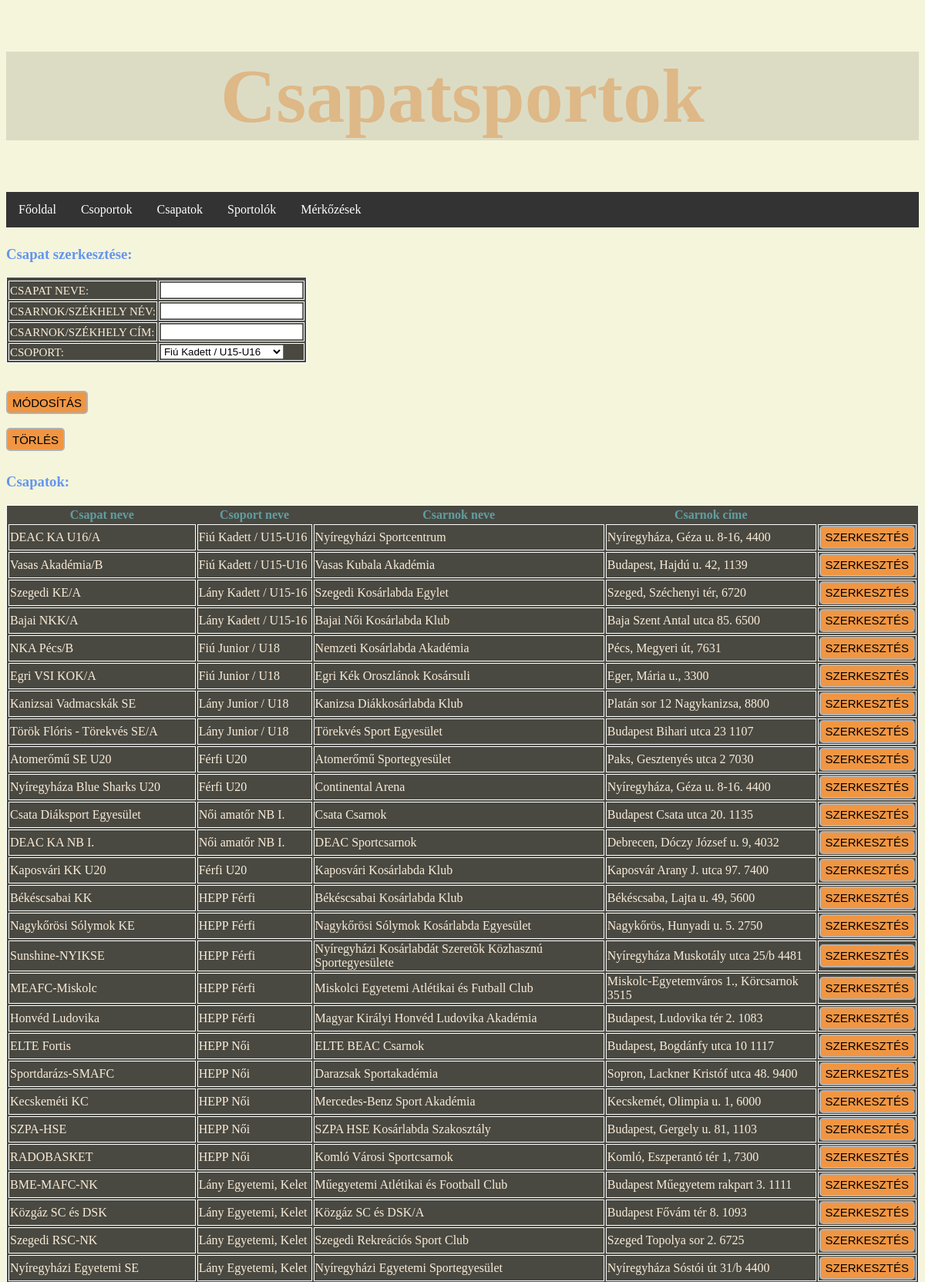
/index/csapatotszerkeszt.php (upper part), run on the app's committed database.
### tables this page shows
CREATE TABLE `csapat` (
  `csapatID` int(5) NOT NULL,
  `csapatnév` varchar(60) NOT NULL,
  `csoportID` int(5) NOT NULL,
  `csarnoknév` varchar(60) NOT NULL,
  `csarnokcím` varchar(60) NOT NULL
);

CREATE TABLE `csoport` (
  `csoportID` int(5) NOT NULL,
  `csoportnév` varchar(60) NOT NULL,
  `korosztály` varchar(60) NOT NULL,
  `nem` varchar(1) NOT NULL
);

### index/db_fuggvenyek.php (called while the page is built, shortened)
<?php
function csapatsportok_csatlakozas() {
    $conn = mysqli_connect("localhost", "root", "")
			or die("Csatlakozási hiba");
    mysqli_query($conn, 'SET NAMES UTF-8');
    mysqli_query($conn, 'SET character_set_results=utf8');
    mysqli_set_charset($conn, 'utf8');
    return $conn;
}
function csapatlistatLeker() {
    if ( !($conn = csapatsportok_csatlakozas()) ) {
        return false;
    }
	$result = mysqli_query( $conn,"SELECT csapatID, csapatnév, csoportnév, csarnoknév, csarnokcím FROM csapat, csoport WHERE csapat.csoportID=csoport.csoportID");
	return $result;
}
function csoportokatLeker() {
    if ( !($conn = csapatsportok_csatlakozas()) ) {
        return false;
    }
    $result = mysqli_query( $conn,"SELECT csoportID, csoportnév, korosztály FROM csoport");
    return $result;
}
function csapat_leker($csapatID){
    if ( !($conn = csapatsportok_csatlakozas()) ) {
        return false;
    }
    $stmt = mysqli_prepare( $conn,"SELECT csapatID, csapatnév, csarnoknév, csarnokcím, csapat.csoportID from csapat, csoport where csapatID = ? and csapat.csoportID = csoport.csoportID");
    mysqli_stmt_bind_param($stmt, "d",$csapatID);
    $sikeres = mysqli_stmt_execute($stmt);
    mysqli_stmt_bind_result($stmt, $csapatID, $csapatnev, $csarnoknev, $csarnokcim, $csoportID);
    $eredmeny=array();
    $eredmeny["csapatID"]=$csapatID;
    $eredmeny["csapatnev"]=$csapatnev;
    $eredmeny["csarnoknev"]=$csarnoknev;
    $eredmeny["csarnokcim"]=$csarnokcim;
    $eredmeny["csoportID"]=$csoportID;
    return $eredmeny;
}
?>

### index/csapatotszerkeszt.php (the view, shortened to what this page needs)
<?php
include_once 'db_fuggvenyek.php';
?>
<!DOCTYPE html>
<html lang="hu">
<head>
    <link rel="stylesheet" href="mystyle.css?v=<?php echo time(); ?>">
</head>
<body>
<h1>Csapatsportok</h1>
<ul>
    <li><a class="active" href="./index.php">Főoldal</a></li>
    <li><a href="./csop.php">Csoportok</a></li>
    <li><a href="./csap.php">Csapatok</a></li>
    <li><a href="./spo.php">Sportolók</a></li>
    <li><a href="./merk.php">Mérkőzések</a></li>
</ul>
<div class="row">
    <div class="column">
        <h3>Csapat szerkesztése:</h3>
        <?php
        $v_csapatID = $_POST["csapatID"];
        $v_csapatID = htmlspecialchars($v_csapatID);
        $csapatadatai = csapat_leker($v_csapatID);
        ?>
        <form method = "POST" action="csapatmodositas.php" accept-charset="utf-8">
            <table border="1">
                <tr>
                    <?php
                        echo '<input class="forminput" type="hidden" name="csapatID" value="'.$v_csapatID.'" />'
                        ?><tr>
                    <td><label class="formlabel">Csapat neve:</label></td>
                    <td><?php
                        echo '<input pattern=".{5,60}" required title="A csapat neve minimum 5, maximum 60 karakterből állhat!" class="forminput" type="text" name="csapatnev" value="'.$csapatadatai["csapatnev"].'" />'
                        ?></td>
                </tr><tr>
                    <td><label class="formlabel">Csarnok/székhely név:</label></td>
                    <td><?php
                        echo '<input pattern=".{5,60}" required title="A csarnok/székhely neve minimum 5, maximum 60 karakterből állhat!" class="forminput" type="text" name="csarnoknev" value="'.$csapatadatai["csarnoknev"].'" />'
                        ?></td>
                </tr><tr>
                    <td><label class="formlabel">Csarnok/székhely cím:</label></td>
                    <td><?php
                        echo '<input pattern=".{5,60}" required title="A csarnok/székhely címe minimum 5, maximum 60 karakterből állhat!" class="forminput" type="text" name="csarnokcim" value="'.$csapatadatai["csarnokcim"].'" />'
                        ?></td>
                </tr><tr>
                    <td><label class="formlabel">Csoport:</label></td>
                    <td><select name="csoportID">
                            <?php
                            $csapatok = csoportokatLeker();
                            if(mysqli_num_rows($csapatok)>0){
                                while($egySor = mysqli_fetch_assoc($csapatok)){
                                    if($csapatadatai["csoportID"] == $egySor["csoportID"]){
                                        echo '<option value="'.$egySor["csoportID"].'" selected>'.$egySor["csoportnév"].'</option>';
                                    }else{
                                        echo'<option value="'.$egySor["csoportID"].'">'.$egySor["csoportnév"].'</option>';
                                    }
                                }
                            }
                            ?>
                        </select></td>
                </tr>
            </table>
            <br/>
            <br/>
            <input class="forminput" type="submit" value="Módosítás">
        </form>
        <br/>
        <form method = "POST" action="csapattorles.php" accept-charset="utf-8">
            <input class="forminput" type="submit" value="Törlés">
        </form>
    </div>
    <div class="column">
        <div>
            <h3>Csapatok:</h3>
            <table>
                <tr>
                    <th>Csapat neve</th>
                    <th>Csoport neve</th>
                    <th>Csarnok neve</th>
                    <th>Csarnok címe</th>
                </tr>
                <?php
                $csapatok = csapatlistatLeker();
                while( $egySor = mysqli_fetch_assoc($csapatok) ) {
                    echo '<form action="csapatotszerkeszt.php" method="POST">';
                    echo '<tr>';
                    echo '<td>'. $egySor["csapatnév"] .'</td>';
                    echo '<td>'. $egySor["csoportnév"] .'</td>';
                    echo '<td>'. $egySor["csarnoknév"] .'</td>';
                    echo '<td>'. $egySor["csarnokcím"] .'</td>';
                    echo '<td><input type="submit" value="Szerkesztés"></td>';
                    echo '</tr>';
                    echo '</form>';
                }
                ?>
            </table>
        </div>
    </div>
</div>
</body>
</html>

### index/mystyle.css (style rules this page uses)
* { box-sizing: border-box; }
.row { margin-left:-5px; margin-right:-5px; }
.column { overflow-x: auto; max-width: 100%; float: left; padding: 5px; }
.row::after { content: ""; clear: both; display: table; }
body { background: beige url("./basketball.png") no-repeat center center fixed; -webkit-background-size: cover; -moz-background-size: cover; -o-background-size: cover; background-size: cover; }
label { text-transform: uppercase; font-size: 15px; line-height: 80%; color: antiquewhite; }
select { width: auto; }
input[type=submit] { height: 30px; background: rgb(240, 150, 67); border: 2px solid #b1b0b0; cursor: pointer; border-radius: 5px; text-transform: uppercase; font-size: 15px; }
h1 { text-align: center; background-color: rgba(1,2,6,10%); color: burlywood; font-size: 100px; }
th { text-align: center; color: cadetblue; }
tr { color: antiquewhite; }
h3 { color: cornflowerblue; }
ul { list-style-type: none; margin: 0; padding: 0; overflow: hidden; background-color: #333; }
li { float: left; }
li a { display: block; color: white; text-align: center; padding: 14px 16px; text-decoration: none; }
table { background-color: rgba(1,1,1,70%); border: solid 1px #fff; }
table td { border-left: 1px solid #fff; border-right: 1px solid #fff; border-bottom: 1px solid #fff; border-top: 1px solid #fff; width: auto; }

### data on the page
csapat: csapatnév "DEAC KA U16/A", csoportID.csoportnév "Fiú Kadett / U15-U16", csarnoknév "Nyíregyházi Sportcentrum", csarnokcím "Nyíregyháza, Géza u. 8-16, 4400"
csapat: csapatnév "Vasas Akadémia/B", csoportID.csoportnév "Fiú Kadett / U15-U16", csarnoknév "Vasas Kubala Akadémia", csarnokcím "Budapest, Hajdú u. 42, 1139"
csapat: csapatnév "Szegedi KE/A", csoportID.csoportnév "Lány Kadett / U15-16", csarnoknév "Szegedi Kosárlabda Egylet", csarnokcím "Szeged, Széchenyi tér, 6720"
csapat: csapatnév "Bajai NKK/A", csoportID.csoportnév "Lány Kadett / U15-16", csarnoknév "Bajai Női Kosárlabda Klub", csarnokcím "Baja Szent Antal utca 85. 6500"
csapat: csapatnév "NKA Pécs/B", csoportID.csoportnév "Fiú Junior / U18", csarnoknév "Nemzeti Kosárlabda Akadémia", csarnokcím "Pécs, Megyeri út, 7631"
csapat: csapatnév "Egri VSI KOK/A", csoportID.csoportnév "Fiú Junior / U18", csarnoknév "Egri Kék Oroszlánok Kosársuli", csarnokcím "Eger, Mária u., 3300"
csapat: csapatnév "Kanizsai Vadmacskák SE", csoportID.csoportnév "Lány Junior / U18", csarnoknév "Kanizsa Diákkosárlabda Klub", csarnokcím "Platán sor 12 Nagykanizsa, 8800"
csapat: csapatnév "Török Flóris - Törekvés SE/A", csoportID.csoportnév "Lány Junior / U18", csarnoknév "Törekvés Sport Egyesület", csarnokcím "Budapest Bihari utca 23 1107"
csapat: csapatnév "Atomerőmű SE U20", csoportID.csoportnév "Férfi U20", csarnoknév "Atomerőmű Sportegyesület", csarnokcím "Paks, Gesztenyés utca 2 7030"
csapat: csapatnév "Nyíregyháza Blue Sharks U20", csoportID.csoportnév "Férfi U20", csarnoknév "Continental Arena", csarnokcím "Nyíregyháza, Géza u. 8-16. 4400"
csapat: csapatnév "Csata Diáksport Egyesület", csoportID.csoportnév "Női amatőr NB I.", csarnoknév "Csata Csarnok", csarnokcím "Budapest Csata utca 20. 1135"
csapat: csapatnév "DEAC KA NB I.", csoportID.csoportnév "Női amatőr NB I.", csarnoknév "DEAC Sportcsarnok", csarnokcím "Debrecen, Dóczy József u. 9, 4032"
csapat: csapatnév "Kaposvári KK U20", csoportID.csoportnév "Férfi U20", csarnoknév "Kaposvári Kosárlabda Klub", csarnokcím "Kaposvár Arany J. utca 97. 7400"
csapat: csapatnév "Békéscsabai KK", csoportID.csoportnév "HEPP Férfi", csarnoknév "Békéscsabai Kosárlabda Klub", csarnokcím "Békéscsaba, Lajta u. 49, 5600"
csapat: csapatnév "Nagykőrösi Sólymok KE", csoportID.csoportnév "HEPP Férfi", csarnoknév "Nagykőrösi Sólymok Kosárlabda Egyesület", csarnokcím "Nagykőrös, Hunyadi u. 5. 2750"
csapat: csapatnév "Sunshine-NYIKSE", csoportID.csoportnév "HEPP Férfi", csarnoknév "Nyíregyházi Kosárlabdát Szeretõk Közhasznú Sportegyesülete", csarnokcím "Nyíregyháza Muskotály utca 25/b 4481"
csapat: csapatnév "MEAFC-Miskolc", csoportID.csoportnév "HEPP Férfi", csarnoknév "Miskolci Egyetemi Atlétikai és Futball Club", csarnokcím "Miskolc-Egyetemváros 1., Körcsarnok 3515"
csapat: csapatnév "Honvéd Ludovika", csoportID.csoportnév "HEPP Férfi", csarnoknév "Magyar Királyi Honvéd Ludovika Akadémia", csarnokcím "Budapest, Ludovika tér 2. 1083"
csapat: csapatnév "ELTE Fortis", csoportID.csoportnév "HEPP Női", csarnoknév "ELTE BEAC Csarnok", csarnokcím "Budapest, Bogdánfy utca 10 1117"
csapat: csapatnév "Sportdarázs-SMAFC", csoportID.csoportnév "HEPP Női", csarnoknév "Darazsak Sportakadémia", csarnokcím "Sopron, Lackner Kristóf utca 48. 9400"
csapat: csapatnév "Kecskeméti KC", csoportID.csoportnév "HEPP Női", csarnoknév "Mercedes-Benz Sport Akadémia", csarnokcím "Kecskemét, Olimpia u. 1, 6000"
csapat: csapatnév "SZPA-HSE", csoportID.csoportnév "HEPP Női", csarnoknév "SZPA HSE Kosárlabda Szakosztály", csarnokcím "Budapest, Gergely u. 81, 1103"
csapat: csapatnév "RADOBASKET", csoportID.csoportnév "HEPP Női", csarnoknév "Komló Városi Sportcsarnok", csarnokcím "Komló, Eszperantó tér 1, 7300"
csapat: csapatnév "BME-MAFC-NK", csoportID.csoportnév "Lány Egyetemi, Kelet", csarnoknév "Műegyetemi Atlétikai és Football Club", csarnokcím "Budapest Műegyetem rakpart 3. 1111"
csapat: csapatnév "Közgáz SC és DSK", csoportID.csoportnév "Lány Egyetemi, Kelet", csarnoknév "Közgáz SC és DSK/A", csarnokcím "Budapest Fővám tér 8. 1093"
csapat: csapatnév "Szegedi RSC-NK", csoportID.csoportnév "Lány Egyetemi, Kelet", csarnoknév "Szegedi Rekreációs Sport Club", csarnokcím "Szeged Topolya sor 2. 6725"
csapat: csapatnév "Nyíregyházi Egyetemi SE", csoportID.csoportnév "Lány Egyetemi, Kelet", csarnoknév "Nyíregyházi Egyetemi Sportegyesület", csarnokcím "Nyíregyháza Sóstói út 31/b 4400"

### other printed values
form field csoportID "Fiú Kadett / U15-U16"
